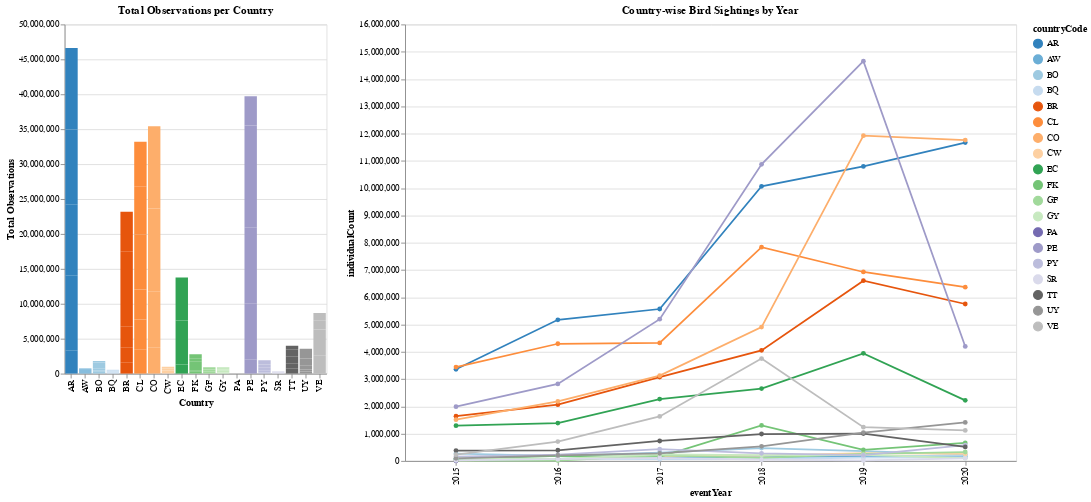

Here is the notebook cell this chart was saved with:
### Markdown cell above
Only 29 rows for PA, even including those with null individualCount. Why might this be? Perhaps very few birdwatchers are active in PA?

### Code cell
# melt into long format for easier altair consumption
melted_observations = observations_by_country_year.reset_index().melt(id_vars='countryCode', var_name='eventYear', value_name='individualCount')
melted_observations['checklists'] = melted_checklists_by_country_year.set_index(['countryCode', 'eventYear']).loc[
    melted_observations.set_index(['countryCode', 'eventYear']).index]['checklistCount'].values
display(melted_observations.head(n=2))

# see https://altair-viz.github.io/gallery/simple_line_chart.html
chart2 = alt.Chart(melted_observations).mark_line(point=True).encode(
    x='eventYear:O',
    y='individualCount:Q',
    color=alt.Color('countryCode', scale=alt.Scale(scheme='category20c')), # see https://vega.github.io/vega/docs/schemes/#reference
    tooltip=['countryCode', 'eventYear:O', 'individualCount:Q', 'checklists']
).properties(
    title='Country-wise Bird Sightings by Year',
    width=700,
    height=500
)

country_selection = alt.selection_point(fields=['countryCode'])

bar = alt.Chart(melted_observations).mark_bar().encode(
    x=alt.X('countryCode', title='Country').scale(domain=sorted(melted_observations['countryCode'].unique())),
    y=alt.Y('individualCount:Q', title='Total Observations'),
    color=alt.when(country_selection).then(alt.Color('countryCode:N').scale(domain=sorted(melted_observations['countryCode'].unique()))).otherwise(alt.value('lightgray')),
    tooltip=[alt.Tooltip('countryCode:N', title='Country'), alt.Tooltip('individualCount:Q', title='Total Observations')],
).add_params(
    country_selection
).properties(
    width=300,
    height=400,
    title='Total Observations per Country').interactive()

bar | chart2.add_params(country_selection).transform_filter(country_selection)

### Figure 1 — Vega-Lite specification as saved in the notebook (floating-point values rounded to 4 significant figures)
{"config": {"view": {"continuousWidth": 300, "continuousHeight": 300}}, "hconcat": [{"mark": {"type": "bar"}, "encoding": {"color": {"condition": {"param": "param_3", "field": "countryCode", "scale": {"domain": ["AR", "AW", "BO", "BQ", "BR", "CL", "CO", "CW", "EC", "FK", "GF", "GY", "PA", "PE", "PY", "SR", "TT", "UY", "VE"]}, "type": "nominal"}, "value": "lightgray"}, "tooltip": [{"field": "countryCode", "title": "Country", "type": "nominal"}, {"field": "individualCount", "title": "Total Observations", "type": "quantitative"}], "x": {"field": "countryCode", "scale": {"domain": ["AR", "AW", "BO", "BQ", "BR", "CL", "CO", "CW", "EC", "FK", "GF", "GY", "PA", "PE", "PY", "SR", "TT", "UY", "VE"]}, "title": "Country", "type": "nominal"}, "y": {"field": "individualCount", "title": "Total Observations", "type": "quantitative"}}, "height": 400, "name": "view_3", "title": "Total Observations per Country", "width": 300}, {"mark": {"type": "line", "point": true}, "encoding": {"color": {"field": "countryCode", "scale": {"scheme": "category20c"}, "type": "nominal"}, "tooltip": [{"field": "countryCode", "type": "nominal"}, {"field": "eventYear", "type": "ordinal"}, {"field": "individualCount", "type": "quantitative"}, {"field": "checklists", "type": "quantitative"}], "x": {"field": "eventYear", "type": "ordinal"}, "y": {"field": "individualCount", "type": "quantitative"}}, "height": 500, "name": "view_4", "title": "Country-wise Bird Sightings by Year", "transform": [{"filter": {"param": "param_3"}}], "width": 700}], "data": {"name": "data-1e62c2b5d7fefa73c693c65d4efdfd03"}, "params": [{"name": "param_3", "select": {"type": "point", "fields": ["countryCode"]}, "views": ["view_3", "view_4"]}, {"name": "param_4", "select": {"type": "interval", "encodings": ["x", "y"]}, "bind": "scales", "views": ["view_3"]}], "$schema": "https://vega.github.io/schema/vega-lite/v5.20.1.json", "datasets": {"data-1e62c2b5d7fefa73c693c65d4efdfd03": [{"countryCode": "AR", "eventYear": 2015, "individualCount": 3361000.0, "checklists": 11500.0}, {"countryCode": "AW", "eventYear": 2015, "individualCount": 57770.0, "checklists": 798.0}, {"countryCode": "BO", "eventYear": 2015, "individualCount": 269500.0, "checklists": 1560.0}, {"countryCode": "BQ", "eventYear": 2015, "individualCount": 87310.0, "checklists": 369.0}, {"countryCode": "BR", "eventYear": 2015, "individualCount": 1641000.0, "checklists": 15190.0}, {"countryCode": "CL", "eventYear": 2015, "individualCount": 3439000.0, "checklists": 10130.0}, {"countryCode": "CO", "eventYear": 2015, "individualCount": 1513000.0, "checklists": 8782.0}, {"countryCode": "CW", "eventYear": 2015, "individualCount": 19070.0, "checklists": 172.0}, {"countryCode": "EC", "eventYear": 2015, "individualCount": 1292000.0, "checklists": 9802.0}, {"countryCode": "FK", "eventYear": 2015, "individualCount": 70980.0, "checklists": 142.0}, {"countryCode": "GF", "eventYear": 2015, "individualCount": 11640.0, "checklists": 159.0}, {"countryCode": "GY", "eventYear": 2015, "individualCount": 93650.0, "checklists": 500.0}, {"countryCode": "PA", "eventYear": 2015, "individualCount": 67.0, "checklists": 2.0}, {"countryCode": "PE", "eventYear": 2015, "individualCount": 1989000.0, "checklists": 8462.0}, {"countryCode": "PY", "eventYear": 2015, "individualCount": 162500.0, "checklists": 728.0}, {"countryCode": "SR", "eventYear": 2015, "individualCount": 18560.0, "checklists": 147.0}, {"countryCode": "TT", "eventYear": 2015, "individualCount": 381700.0, "checklists": 1350.0}, {"countryCode": "UY", "eventYear": 2015, "individualCount": 96960.0, "checklists": 789.0}, {"countryCode": "VE", "eventYear": 2015, "individualCount": 230300.0, "checklists": 1758.0}, {"countryCode": "AR", "eventYear": 2016, "individualCount": 5173000.0, "checklists": 16510.0}, {"countryCode": "AW", "eventYear": 2016, "individualCount": 78990.0, "checklists": 900.0}, {"countryCode": "BO", "eventYear": 2016, "individualCount": 184500.0, "checklists": 1497.0}, {"countryCode": "BQ", "eventYear": 2016, "individualCount": 77730.0, "checklists": 679.0}, {"countryCode": "BR", "eventYear": 2016, "individualCount": 2064000.0, "checklists": 20890.0}, {"countryCode": "CL", "eventYear": 2016, "individualCount": 4296000.0, "checklists": 11650.0}, {"countryCode": "CO", "eventYear": 2016, "individualCount": 2181000.0, "checklists": 16340.0}, {"countryCode": "CW", "eventYear": 2016, "individualCount": 45640.0, "checklists": 430.0}, {"countryCode": "EC", "eventYear": 2016, "individualCount": 1390000.0, "checklists": 9951.0}, {"countryCode": "FK", "eventYear": 2016, "individualCount": 189600.0, "checklists": 204.0}, {"countryCode": "GF", "eventYear": 2016, "individualCount": 12480.0, "checklists": 189.0}, {"countryCode": "GY", "eventYear": 2016, "individualCount": 79060.0, "checklists": 716.0}, {"countryCode": "PA", "eventYear": 2016, "individualCount": null, "checklists": 0.0}, {"countryCode": "PE", "eventYear": 2016, "individualCount": 2824000.0, "checklists": 10560.0}, {"countryCode": "PY", "eventYear": 2016, "individualCount": 235400.0, "checklists": 1428.0}, {"countryCode": "SR", "eventYear": 2016, "individualCount": 63770.0, "checklists": 193.0}, {"countryCode": "TT", "eventYear": 2016, "individualCount": 391900.0, "checklists": 1863.0}, {"countryCode": "UY", "eventYear": 2016, "individualCount": 202100.0, "checklists": 1656.0}, {"countryCode": "VE", "eventYear": 2016, "individualCount": 711100.0, "checklists": 2189.0}, {"countryCode": "AR", "eventYear": 2017, "individualCount": 5569000.0, "checklists": 21880.0}, {"countryCode": "AW", "eventYear": 2017, "individualCount": 141500.0, "checklists": 987.0}, {"countryCode": "BO", "eventYear": 2017, "individualCount": 306000.0, "checklists": 2223.0}, {"countryCode": "BQ", "eventYear": 2017, "individualCount": 63400.0, "checklists": 419.0}, {"countryCode": "BR", "eventYear": 2017, "individualCount": 3075000.0, "checklists": 27520.0}, {"countryCode": "CL", "eventYear": 2017, "individualCount": 4327000.0, "checklists": 19200.0}, {"countryCode": "CO", "eventYear": 2017, "individualCount": 3127000.0, "checklists": 20930.0}, {"countryCode": "CW", "eventYear": 2017, "individualCount": 177400.0, "checklists": 1488.0}, {"countryCode": "EC", "eventYear": 2017, "individualCount": 2268000.0, "checklists": 15120.0}, {"countryCode": "FK", "eventYear": 2017, "individualCount": 146200.0, "checklists": 203.0}, {"countryCode": "GF", "eventYear": 2017, "individualCount": 203500.0, "checklists": 540.0}, {"countryCode": "GY", "eventYear": 2017, "individualCount": 242300.0, "checklists": 1178.0}, {"countryCode": "PA", "eventYear": 2017, "individualCount": null, "checklists": 0.0}, {"countryCode": "PE", "eventYear": 2017, "individualCount": 5196000.0, "checklists": 13400.0}, {"countryCode": "PY", "eventYear": 2017, "individualCount": 432800.0, "checklists": 1765.0}, {"countryCode": "SR", "eventYear": 2017, "individualCount": 114400.0, "checklists": 336.0}, {"countryCode": "TT", "eventYear": 2017, "individualCount": 731600.0, "checklists": 2792.0}, {"countryCode": "UY", "eventYear": 2017, "individualCount": 277600.0, "checklists": 2296.0}, {"countryCode": "VE", "eventYear": 2017, "individualCount": 1632000.0, "checklists": 2523.0}, {"countryCode": "AR", "eventYear": 2018, "individualCount": 10070000.0, "checklists": 29170.0}, {"countryCode": "AW", "eventYear": 2018, "individualCount": 142400.0, "checklists": 1224.0}, {"countryCode": "BO", "eventYear": 2018, "individualCount": 471000.0, "checklists": 2997.0}, {"countryCode": "BQ", "eventYear": 2018, "individualCount": 70180.0, "checklists": 658.0}, {"countryCode": "BR", "eventYear": 2018, "individualCount": 4054000.0, "checklists": 35470.0}, {"countryCode": "CL", "eventYear": 2018, "individualCount": 7834000.0, "checklists": 26430.0}, {"countryCode": "CO", "eventYear": 2018, "individualCount": 4906000.0, "checklists": 35280.0}, {"countryCode": "CW", "eventYear": 2018, "individualCount": 199400.0, "checklists": 1498.0}, {"countryCode": "EC", "eventYear": 2018, "individualCount": 2651000.0, "checklists": 18720.0}, {"countryCode": "FK", "eventYear": 2018, "individualCount": 1304000.0, "checklists": 681.0}, {"countryCode": "GF", "eventYear": 2018, "individualCount": 110900.0, "checklists": 960.0}, {"countryCode": "GY", "eventYear": 2018, "individualCount": 209900.0, "checklists": 1261.0}, {"countryCode": "PA", "eventYear": 2018, "individualCount": null, "checklists": 0.0}, {"countryCode": "PE", "eventYear": 2018, "individualCount": 10870000.0, "checklists": 22270.0}, {"countryCode": "PY", "eventYear": 2018, "individualCount": 277900.0, "checklists": 1677.0}, {"countryCode": "SR", "eventYear": 2018, "individualCount": 44580.0, "checklists": 254.0}, {"countryCode": "TT", "eventYear": 2018, "individualCount": 987400.0, "checklists": 3788.0}, {"countryCode": "UY", "eventYear": 2018, "individualCount": 536300.0, "checklists": 3095.0}, {"countryCode": "VE", "eventYear": 2018, "individualCount": 3754000.0, "checklists": 4372.0}, {"countryCode": "AR", "eventYear": 2019, "individualCount": 10800000.0, "checklists": 42220.0}, {"countryCode": "AW", "eventYear": 2019, "individualCount": 169800.0, "checklists": 1236.0}, {"countryCode": "BO", "eventYear": 2019, "individualCount": 358000.0, "checklists": 3585.0}, {"countryCode": "BQ", "eventYear": 2019, "individualCount": 121100.0, "checklists": 797.0}, {"countryCode": "BR", "eventYear": 2019, "individualCount": 6606000.0, "checklists": 46810.0}, {"countryCode": "CL", "eventYear": 2019, "individualCount": 6927000.0, "checklists": 35760.0}, {"countryCode": "CO", "eventYear": 2019, "individualCount": 11920000.0, "checklists": 52210.0}, {"countryCode": "CW", "eventYear": 2019, "individualCount": 284700.0, "checklists": 1711.0}, {"countryCode": "EC", "eventYear": 2019, "individualCount": 3943000.0, "checklists": 24680.0}, {"countryCode": "FK", "eventYear": 2019, "individualCount": 407800.0, "checklists": 1032.0}, {"countryCode": "GF", "eventYear": 2019, "individualCount": 259000.0, "checklists": 1200.0}, {"countryCode": "GY", "eventYear": 2019, "individualCount": 225800.0, "checklists": 1419.0}, {"countryCode": "PA", "eventYear": 2019, "individualCount": null, "checklists": 0.0}, {"countryCode": "PE", "eventYear": 2019, "individualCount": 14650000.0, "checklists": 25410.0}, {"countryCode": "PY", "eventYear": 2019, "individualCount": 213100.0, "checklists": 1733.0}, {"countryCode": "SR", "eventYear": 2019, "individualCount": 20740.0, "checklists": 420.0}, {"countryCode": "TT", "eventYear": 2019, "individualCount": 1002000.0, "checklists": 3061.0}, {"countryCode": "UY", "eventYear": 2019, "individualCount": 1041000.0, "checklists": 5327.0}, {"countryCode": "VE", "eventYear": 2019, "individualCount": 1240000.0, "checklists": 5828.0}, {"countryCode": "AR", "eventYear": 2020, "individualCount": 11670000.0, "checklists": 49450.0}, {"countryCode": "AW", "eventYear": 2020, "individualCount": 163900.0, "checklists": 1116.0}, {"countryCode": "BO", "eventYear": 2020, "individualCount": 236800.0, "checklists": 1978.0}, {"countryCode": "BQ", "eventYear": 2020, "individualCount": 127600.0, "checklists": 807.0}, {"countryCode": "BR", "eventYear": 2020, "individualCount": 5753000.0, "checklists": 66630.0}, {"countryCode": "CL", "eventYear": 2020, "individualCount": 6371000.0, "checklists": 38250.0}, {"countryCode": "CO", "eventYear": 2020, "individualCount": 11760000.0, "checklists": 59990.0}, {"countryCode": "CW", "eventYear": 2020, "individualCount": 256000.0, "checklists": 1347.0}, {"countryCode": "EC", "eventYear": 2020, "individualCount": 2221000.0, "checklists": 19360.0}, {"countryCode": "FK", "eventYear": 2020, "individualCount": 660200.0, "checklists": 916.0}, {"countryCode": "GF", "eventYear": 2020, "individualCount": 327500.0, "checklists": 1507.0}, {"countryCode": "GY", "eventYear": 2020, "individualCount": 102500.0, "checklists": 700.0}, {"countryCode": "PA", "eventYear": 2020, "individualCount": null, "checklists": 0.0}, {"countryCode": "PE", "eventYear": 2020, "individualCount": 4196000.0, "checklists": 16870.0}, {"countryCode": "PY", "eventYear": 2020, "individualCount": 581100.0, "checklists": 3775.0}, {"countryCode": "SR", "eventYear": 2020, "individualCount": 96140.0, "checklists": 297.0}, {"countryCode": "TT", "eventYear": 2020, "individualCount": 515700.0, "checklists": 2103.0}, {"countryCode": "UY", "eventYear": 2020, "individualCount": 1410000.0, "checklists": 6962.0}, {"countryCode": "VE", "eventYear": 2020, "individualCount": 1120000.0, "checklists": 10960.0}]}}
